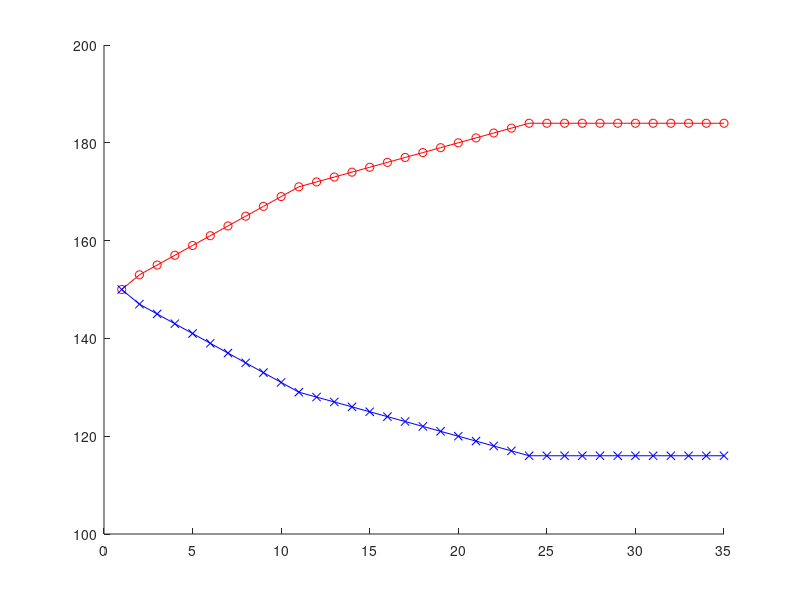

The MATLAB source for this figure:
n = 35;
A(1) = 150;
B(1) = 150;

for i=1:n-1
   fromA = round(0.03 * A(i));
   fromB = round(0.05 * B(i));
   A(i+1) = A(i) - fromA + fromB;
   B(i+1) = B(i) - fromB + fromA;
end

hold on
plot(A, 'ro-')
plot(B, 'bx-')
